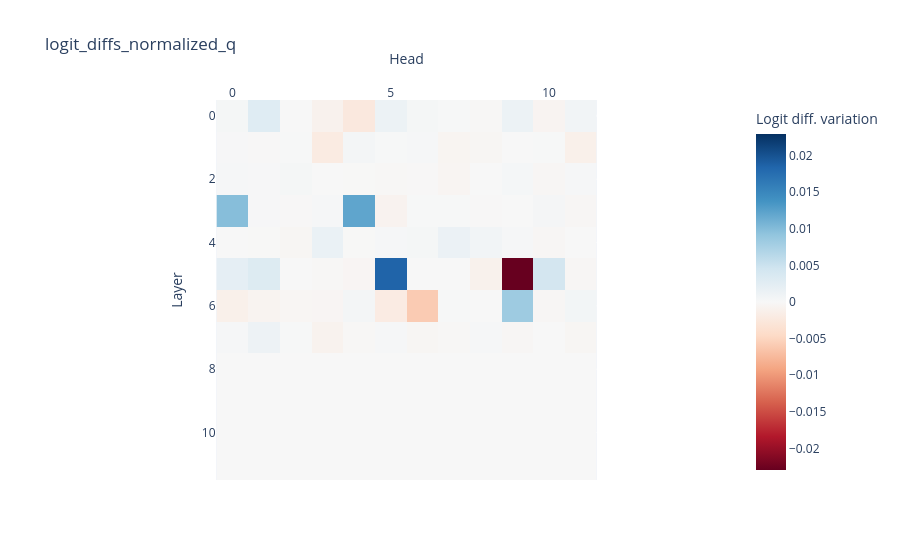
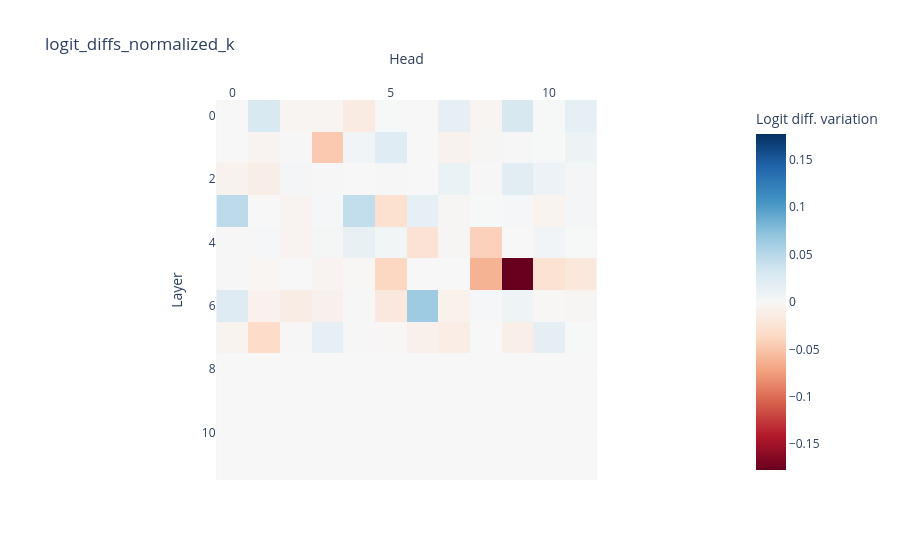
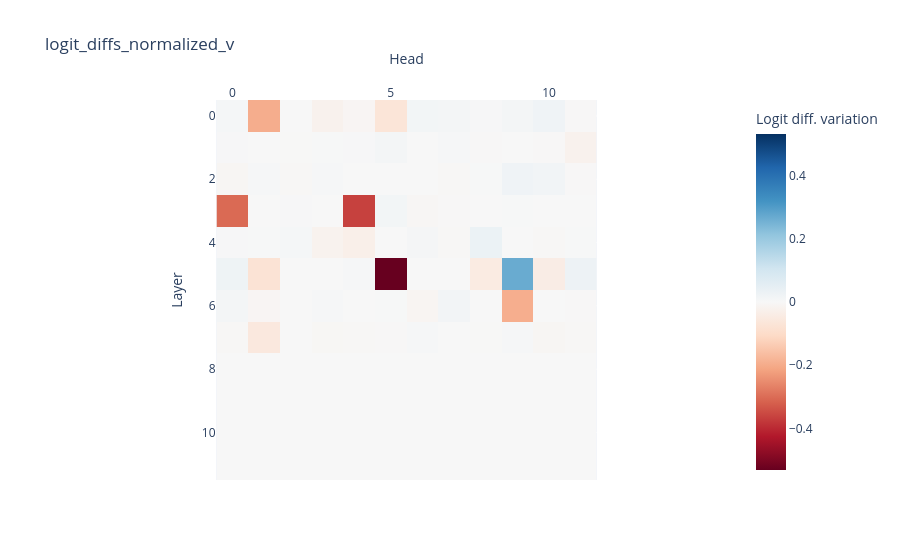

The cell these charts' notebook holds for them, in order:
### Code cell
# find s2-inhibition heads at Token S2
send_info = {"token_pos_ls":([12]*10)}
recv_info = {"type":"qkv", "token_pos_ls":([12]*10), "head_pos":[(7, 3), (7, 9), (8, 6), (8, 10)]}
path_patching(prompt_dict_ls_ORIG, prompt_dict_ls_NEW, model, tokenizer, send_info, recv_info, output_dir, n_layers, n_heads, bsz=20, demo_now=True)

### Figure 1 — Plotly figure (JSON) as saved in the notebook; plotly's stock layout.template omitted (floating-point values rounded to 4 significant figures; data arrays with more than 128 entries replaced by an {"elided": "..."} marker saying what was removed)
{"data": [{"coloraxis": "coloraxis", "hovertemplate": "Head: %{x}<br>Layer: %{y}<br>Logit diff. variation: %{z}<extra></extra>", "name": "0", "type": "heatmap", "xaxis": "x", "yaxis": "y", "z": {"elided": "12x12 float values"}}], "layout": {"coloraxis": {"cmid": 0, "colorbar": {"title": {"text": "Logit diff. variation"}}, "colorscale": [[0, "rgb(103,0,31)"], [0.1, "rgb(178,24,43)"], [0.2, "rgb(214,96,77)"], [0.3, "rgb(244,165,130)"], [0.4, "rgb(253,219,199)"], [0.5, "rgb(247,247,247)"], [0.6, "rgb(209,229,240)"], [0.7, "rgb(146,197,222)"], [0.8, "rgb(67,147,195)"], [0.9, "rgb(33,102,172)"], [1, "rgb(5,48,97)"]]}, "title": {"text": "logit_diffs_normalized_q"}, "xaxis": {"anchor": "y", "constrain": "domain", "domain": [0, 1], "scaleanchor": "y", "side": "top", "title": {"text": "Head"}}, "yaxis": {"anchor": "x", "autorange": "reversed", "constrain": "domain", "domain": [0, 1], "title": {"text": "Layer"}}}}

### Figure 2 — Plotly figure (JSON) as saved in the notebook; plotly's stock layout.template omitted (floating-point values rounded to 4 significant figures; data arrays with more than 128 entries replaced by an {"elided": "..."} marker saying what was removed)
{"data": [{"coloraxis": "coloraxis", "hovertemplate": "Head: %{x}<br>Layer: %{y}<br>Logit diff. variation: %{z}<extra></extra>", "name": "0", "type": "heatmap", "xaxis": "x", "yaxis": "y", "z": {"elided": "12x12 float values"}}], "layout": {"coloraxis": {"cmid": 0, "colorbar": {"title": {"text": "Logit diff. variation"}}, "colorscale": [[0, "rgb(103,0,31)"], [0.1, "rgb(178,24,43)"], [0.2, "rgb(214,96,77)"], [0.3, "rgb(244,165,130)"], [0.4, "rgb(253,219,199)"], [0.5, "rgb(247,247,247)"], [0.6, "rgb(209,229,240)"], [0.7, "rgb(146,197,222)"], [0.8, "rgb(67,147,195)"], [0.9, "rgb(33,102,172)"], [1, "rgb(5,48,97)"]]}, "title": {"text": "logit_diffs_normalized_k"}, "xaxis": {"anchor": "y", "constrain": "domain", "domain": [0, 1], "scaleanchor": "y", "side": "top", "title": {"text": "Head"}}, "yaxis": {"anchor": "x", "autorange": "reversed", "constrain": "domain", "domain": [0, 1], "title": {"text": "Layer"}}}}

### Figure 3 — Plotly figure (JSON) as saved in the notebook; plotly's stock layout.template omitted (floating-point values rounded to 4 significant figures; data arrays with more than 128 entries replaced by an {"elided": "..."} marker saying what was removed)
{"data": [{"coloraxis": "coloraxis", "hovertemplate": "Head: %{x}<br>Layer: %{y}<br>Logit diff. variation: %{z}<extra></extra>", "name": "0", "type": "heatmap", "xaxis": "x", "yaxis": "y", "z": {"elided": "12x12 float values"}}], "layout": {"coloraxis": {"cmid": 0, "colorbar": {"title": {"text": "Logit diff. variation"}}, "colorscale": [[0, "rgb(103,0,31)"], [0.1, "rgb(178,24,43)"], [0.2, "rgb(214,96,77)"], [0.3, "rgb(244,165,130)"], [0.4, "rgb(253,219,199)"], [0.5, "rgb(247,247,247)"], [0.6, "rgb(209,229,240)"], [0.7, "rgb(146,197,222)"], [0.8, "rgb(67,147,195)"], [0.9, "rgb(33,102,172)"], [1, "rgb(5,48,97)"]]}, "title": {"text": "logit_diffs_normalized_v"}, "xaxis": {"anchor": "y", "constrain": "domain", "domain": [0, 1], "scaleanchor": "y", "side": "top", "title": {"text": "Head"}}, "yaxis": {"anchor": "x", "autorange": "reversed", "constrain": "domain", "domain": [0, 1], "title": {"text": "Layer"}}}}
